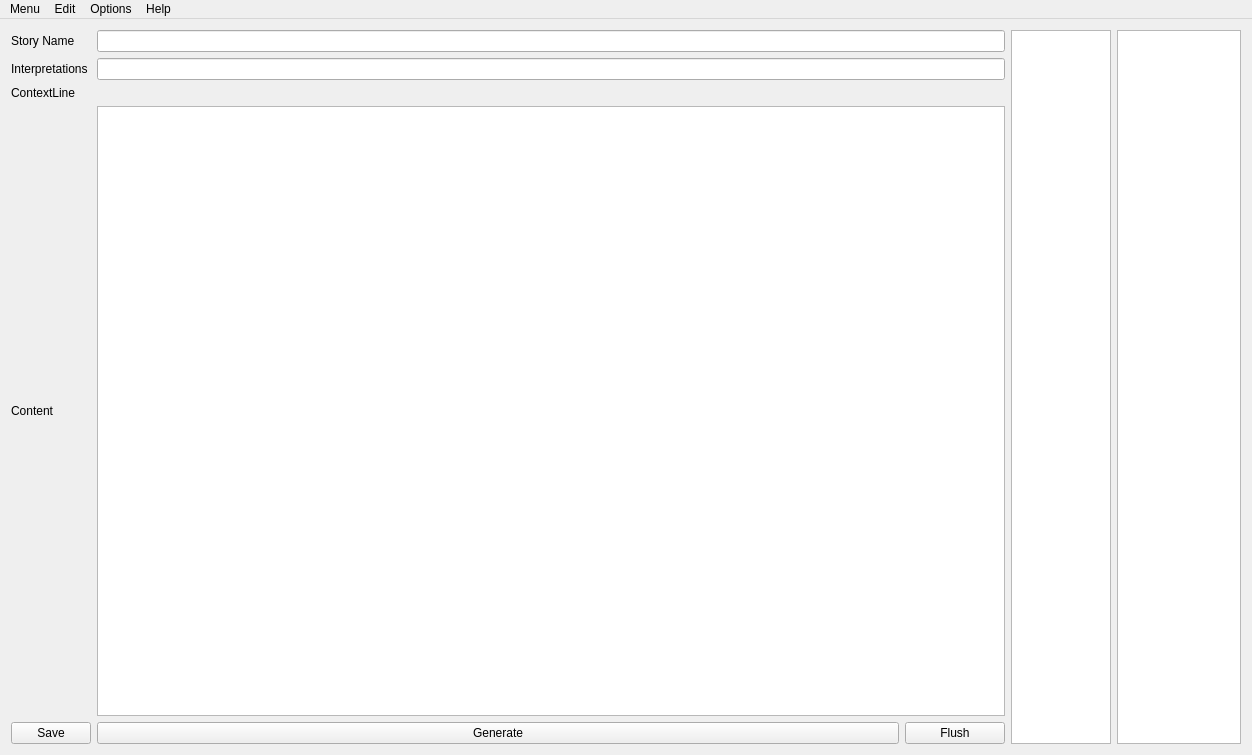
<?xml version="1.0" encoding="UTF-8"?>
<ui version="4.0">
 <class>MainWindow</class>
 <widget class="QMainWindow" name="MainWindow">
  <property name="geometry">
   <rect>
    <x>0</x>
    <y>0</y>
    <width>1252</width>
    <height>755</height>
   </rect>
  </property>
  <property name="windowTitle">
   <string>MainWindow</string>
  </property>
  <widget class="QWidget" name="centralWidget">
   <layout class="QGridLayout" name="gridLayout_2" rowstretch="0" columnstretch="0">
    <item row="0" column="0">
     <layout class="QGridLayout" name="gridLayout" rowstretch="0">
      <item row="0" column="1">
       <widget class="QListWidget" name="StoriesList">
        <property name="maximumSize">
         <size>
          <width>100</width>
          <height>16777215</height>
         </size>
        </property>
       </widget>
      </item>
      <item row="0" column="0">
       <layout class="QGridLayout" name="gridLayout_3">
        <item row="2" column="0">
         <widget class="QLabel" name="label_4">
          <property name="text">
           <string>ContextLine</string>
          </property>
         </widget>
        </item>
        <item row="3" column="0">
         <widget class="QLabel" name="label_3">
          <property name="text">
           <string>Content</string>
          </property>
         </widget>
        </item>
        <item row="4" column="2">
         <layout class="QHBoxLayout" name="horizontalLayout">
          <item>
           <widget class="QPushButton" name="GenerateButton">
            <property name="text">
             <string>Generate</string>
            </property>
           </widget>
          </item>
          <item>
           <widget class="QPushButton" name="FlushButton">
            <property name="maximumSize">
             <size>
              <width>100</width>
              <height>16777215</height>
             </size>
            </property>
            <property name="text">
             <string>Flush</string>
            </property>
           </widget>
          </item>
         </layout>
        </item>
        <item row="3" column="2">
         <widget class="CodeEditor" name="StoryTextEdit"/>
        </item>
        <item row="0" column="2">
         <widget class="QLineEdit" name="StoryNameEdit"/>
        </item>
        <item row="0" column="0">
         <widget class="QLabel" name="label">
          <property name="text">
           <string>Story Name</string>
          </property>
         </widget>
        </item>
        <item row="1" column="0">
         <widget class="QLabel" name="label_2">
          <property name="text">
           <string>Interpretations</string>
          </property>
         </widget>
        </item>
        <item row="1" column="2">
         <widget class="QLineEdit" name="InterpretationsEdit"/>
        </item>
        <item row="4" column="0">
         <widget class="QPushButton" name="SaveStoryButton">
          <property name="text">
           <string>Save</string>
          </property>
         </widget>
        </item>
        <item row="2" column="2">
         <widget class="QLabel" name="ContextLineLabel">
          <property name="maximumSize">
           <size>
            <width>1666</width>
            <height>16777215</height>
           </size>
          </property>
          <property name="text">
           <string/>
          </property>
          <property name="wordWrap">
           <bool>true</bool>
          </property>
         </widget>
        </item>
       </layout>
      </item>
      <item row="0" column="2">
       <widget class="InterpretationsList" name="IntepretationsList">
        <property name="sizePolicy">
         <sizepolicy hsizetype="Maximum" vsizetype="Minimum">
          <horstretch>0</horstretch>
          <verstretch>0</verstretch>
         </sizepolicy>
        </property>
        <property name="minimumSize">
         <size>
          <width>0</width>
          <height>0</height>
         </size>
        </property>
        <property name="maximumSize">
         <size>
          <width>124</width>
          <height>16777215</height>
         </size>
        </property>
       </widget>
      </item>
     </layout>
    </item>
   </layout>
  </widget>
  <widget class="QMenuBar" name="menuBar">
   <property name="geometry">
    <rect>
     <x>0</x>
     <y>0</y>
     <width>1252</width>
     <height>22</height>
    </rect>
   </property>
   <widget class="QMenu" name="menuMenu">
    <property name="title">
     <string>Menu</string>
    </property>
    <addaction name="actionOpen_Stories_Directory"/>
    <addaction name="actionOpen_Vsuvky_Directory"/>
    <addaction name="actionSave_Story"/>
    <addaction name="actionFlush_Stories_to_HDD"/>
    <addaction name="actionExit"/>
   </widget>
   <widget class="QMenu" name="menuEdit">
    <property name="title">
     <string>Edit</string>
    </property>
    <addaction name="actionUndo"/>
    <addaction name="actionRedo"/>
   </widget>
   <widget class="QMenu" name="menuOptions">
    <property name="title">
     <string>Options</string>
    </property>
    <widget class="QMenu" name="menuStyle">
     <property name="title">
      <string>Style</string>
     </property>
     <addaction name="actionWhite"/>
     <addaction name="actionDark_attempt"/>
    </widget>
    <addaction name="menuStyle"/>
   </widget>
   <widget class="QMenu" name="menuHelp">
    <property name="title">
     <string>Help</string>
    </property>
    <addaction name="actionAbout"/>
    <addaction name="actionLicense"/>
    <addaction name="actionHelp"/>
   </widget>
   <addaction name="menuMenu"/>
   <addaction name="menuEdit"/>
   <addaction name="menuOptions"/>
   <addaction name="menuHelp"/>
  </widget>
  <action name="actionAbout">
   <property name="text">
    <string>About</string>
   </property>
  </action>
  <action name="actionLicense">
   <property name="text">
    <string>License</string>
   </property>
  </action>
  <action name="actionHelp">
   <property name="text">
    <string>Help</string>
   </property>
   <property name="shortcut">
    <string>Ctrl+H</string>
   </property>
  </action>
  <action name="actionWhite">
   <property name="checkable">
    <bool>true</bool>
   </property>
   <property name="checked">
    <bool>true</bool>
   </property>
   <property name="text">
    <string>White</string>
   </property>
  </action>
  <action name="actionDark_attempt">
   <property name="checkable">
    <bool>true</bool>
   </property>
   <property name="text">
    <string>Dark attempt</string>
   </property>
  </action>
  <action name="actionUndo">
   <property name="text">
    <string>Undo</string>
   </property>
   <property name="shortcut">
    <string>Ctrl+Z</string>
   </property>
  </action>
  <action name="actionRedo">
   <property name="text">
    <string>Redo</string>
   </property>
   <property name="shortcut">
    <string>Ctrl+Shift+Z</string>
   </property>
  </action>
  <action name="actionOpen_Stories_Directory">
   <property name="text">
    <string>Open Stories Directory</string>
   </property>
   <property name="shortcut">
    <string>Ctrl+O</string>
   </property>
  </action>
  <action name="actionOpen_Vsuvky_Directory">
   <property name="text">
    <string>Open Vsuvky Directory</string>
   </property>
   <property name="shortcut">
    <string>Ctrl+Shift+O</string>
   </property>
  </action>
  <action name="actionSave_Story">
   <property name="text">
    <string>Save Story to memory</string>
   </property>
   <property name="shortcut">
    <string>Ctrl+S</string>
   </property>
  </action>
  <action name="actionFlush_Stories_to_HDD">
   <property name="text">
    <string>Flush Stories to HDD</string>
   </property>
   <property name="shortcut">
    <string>Ctrl+Shift+S</string>
   </property>
  </action>
  <action name="actionExit">
   <property name="text">
    <string>Exit</string>
   </property>
  </action>
 </widget>
 <layoutdefault spacing="6" margin="11"/>
 <customwidgets>
  <customwidget>
   <class>CodeEditor</class>
   <extends>QPlainTextEdit</extends>
   <header>codeEditor.h</header>
  </customwidget>
  <customwidget>
   <class>InterpretationsList</class>
   <extends>QListWidget</extends>
   <header>interpretationslist.h</header>
  </customwidget>
 </customwidgets>
 <resources/>
 <connections/>
</ui>
